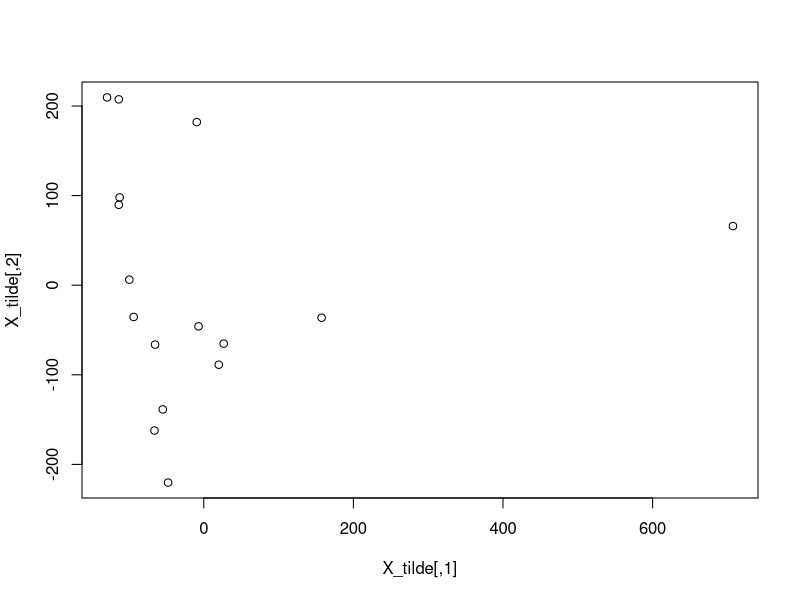
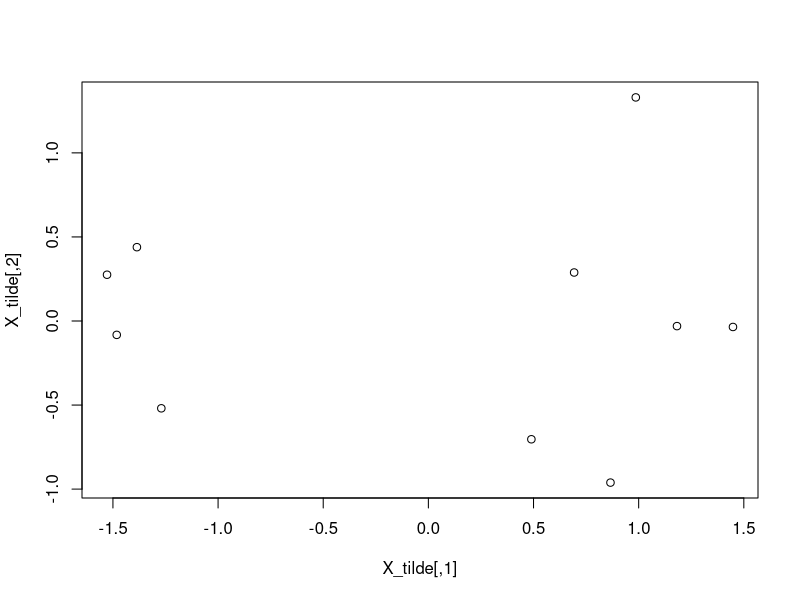

Reproduce these figures in R, in order.
## ---- chunk 1
knitr::opts_chunk$set(echo = TRUE)
## ---- chunk 2
library(readxl)
Data1 <- read_excel("./data1-2.xlsx", sheet = "kota")
## ---- chunk 3
Delta <- dist(Data1)
D <- Delta^2
# Center columns
B <- scale(D, center = TRUE, scale = FALSE)
# Center rows
B <- t(scale(t(B), center = TRUE, scale = FALSE))
B <- -0.5 * B

decomp <- eigen(B)
Lambda <- diag(pmax(decomp$values, 0))
X_tilde <- decomp$vectors %*% Lambda^0.5
plot(X_tilde)

mds <- cmdscale(Delta, k = 2)
all.equal(X_tilde[,1:2], mds,
          check.attributes = FALSE)
## ---- chunk 4
library(readxl)
Data2 <- read_excel("./data1-2.xlsx", sheet = "tv")
## ---- chunk 5
Delta <- dist(Data2)
D <- Delta^2
# Center columns
B <- scale(D, center = TRUE, scale = FALSE)
# Center rows
B <- t(scale(t(B), center = TRUE, scale = FALSE))
B <- -0.5 * B

decomp <- eigen(B)
Lambda <- diag(pmax(decomp$values, 0))
X_tilde <- decomp$vectors %*% Lambda^0.5
plot(X_tilde)

mds <- cmdscale(Delta, k = 2)
all.equal(X_tilde[,1:2], mds,
          check.attributes = FALSE)
